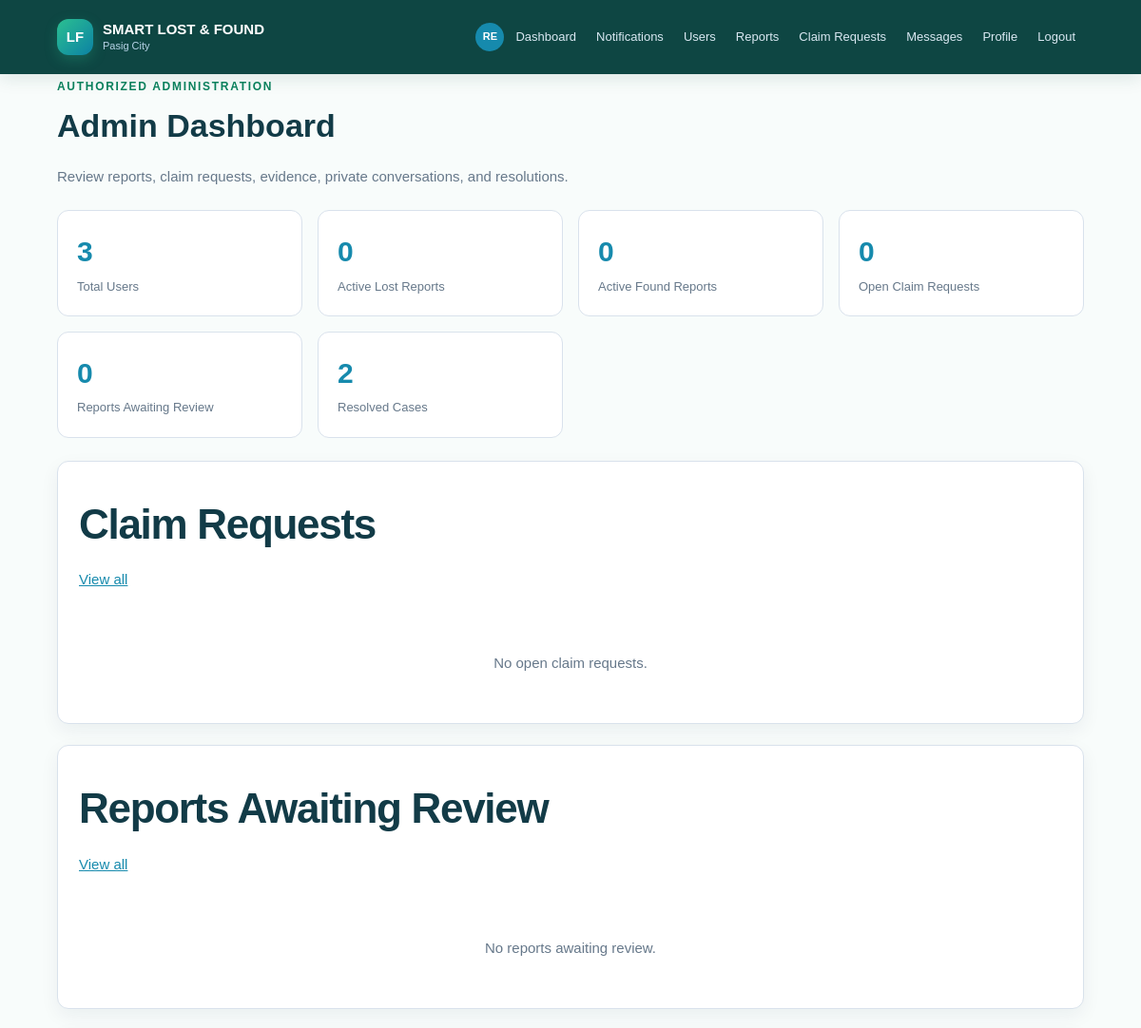
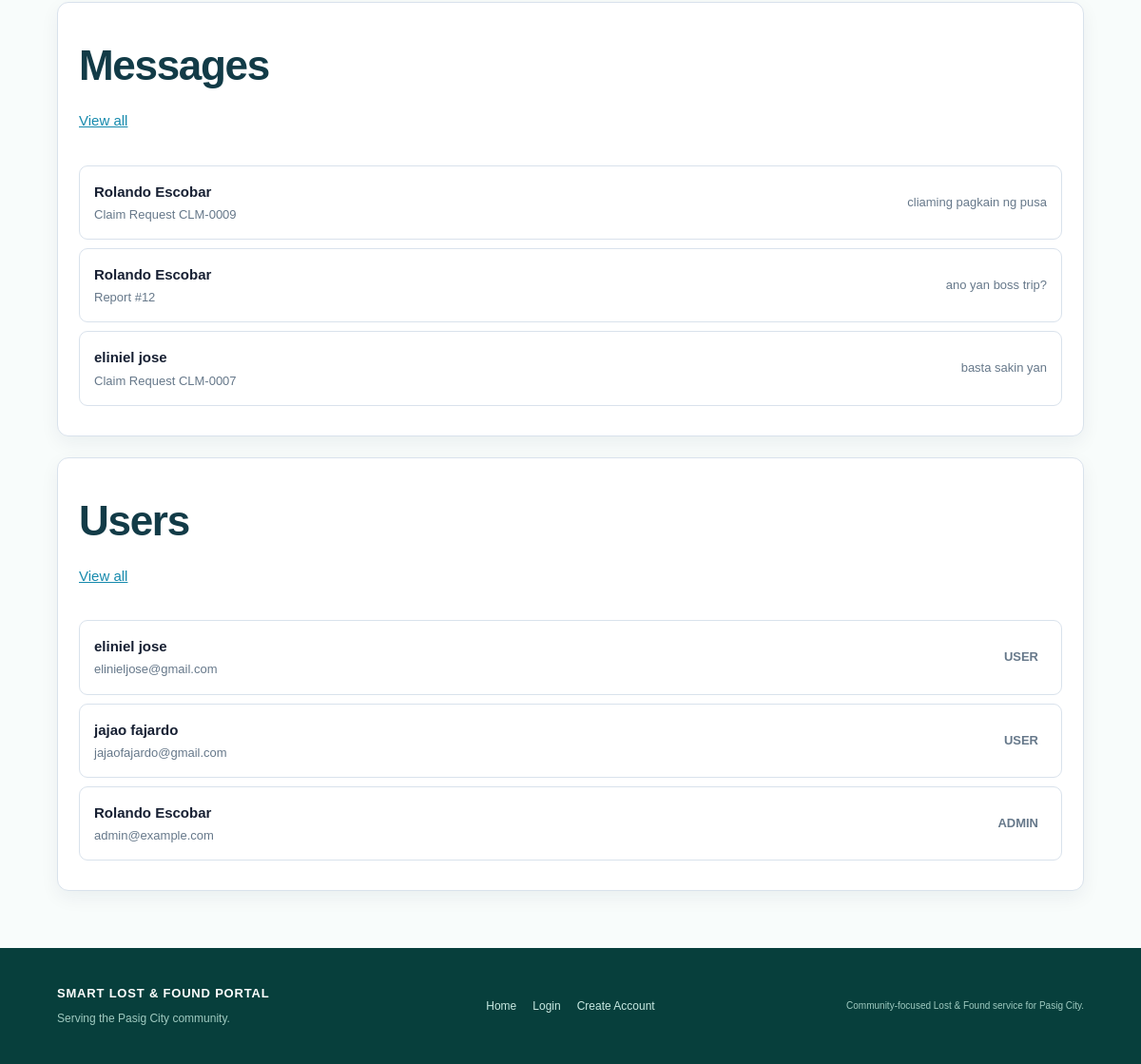
/admin (signed in), run on the app's committed database (2 pictures, top to bottom).
### tables this page shows
CREATE TABLE messages (id INTEGER PRIMARY KEY AUTOINCREMENT, sender_id INTEGER NOT NULL, recipient_id INTEGER, item_id INTEGER, claim_id INTEGER, body TEXT NOT NULL, created_at TEXT DEFAULT CURRENT_TIMESTAMP, read_at TEXT, FOREIGN KEY(sender_id) REFERENCES users(id), FOREIGN KEY(recipient_id) REFERENCES users(id), FOREIGN KEY(item_id) REFERENCES items(id), FOREIGN KEY(claim_id) REFERENCES claims(id));

CREATE TABLE users (id INTEGER PRIMARY KEY AUTOINCREMENT, username TEXT UNIQUE NOT NULL, email TEXT UNIQUE NOT NULL, password_hash TEXT NOT NULL, role TEXT NOT NULL DEFAULT 'STUDENT', full_name TEXT, student_id TEXT, security_question TEXT, security_answer_hash TEXT, account_status TEXT DEFAULT 'ACTIVE', created_at TEXT, profile_picture TEXT, theme_preference TEXT DEFAULT 'light');

### main.py (the view)
@app.route("/admin")
def admin_dashboard():
    if (blocked := admin_required()):
        return blocked
    conn = get_connection()
    stats = {
        "users": conn.execute("SELECT COUNT(*) FROM users WHERE account_status='ACTIVE' OR account_status IS NULL").fetchone()[0],
        "lost": conn.execute("SELECT COUNT(*) FROM items WHERE item_type='LOST' AND status='ACTIVE'").fetchone()[0],
        "found": conn.execute("SELECT COUNT(*) FROM items WHERE item_type='FOUND' AND status='ACTIVE'").fetchone()[0],
        "claims": conn.execute("SELECT COUNT(*) FROM claims WHERE status IN ('PENDING','PENDING REVIEW','UNDER REVIEW','REQUEST MORE INFORMATION')").fetchone()[0],
        "review": conn.execute("SELECT COUNT(*) FROM items WHERE status='PENDING REVIEW'").fetchone()[0],
        "resolved": conn.execute("SELECT COUNT(*) FROM items WHERE status='RESOLVED'").fetchone()[0],
    }
    claims = conn.execute(
        "SELECT claims.id,claims.status,claims.created_at,items.item_name,users.full_name,users.profile_picture "
        "FROM claims JOIN items ON items.id=claims.item_id JOIN users ON users.id=claims.claimant_id "
        "WHERE claims.status NOT IN ('REJECTED','RESOLVED') ORDER BY claims.id DESC LIMIT 5"
    ).fetchall()
    reports = conn.execute(
        "SELECT items.id,items.item_type,items.item_name,items.location,items.status,users.full_name,users.profile_picture "
        "FROM items JOIN users ON users.id=items.user_id WHERE items.status='PENDING REVIEW' ORDER BY items.id DESC LIMIT 5"
    ).fetchall()
    users = conn.execute("SELECT id,full_name,email,role,account_status,profile_picture FROM users ORDER BY id DESC LIMIT 5").fetchall()
    message_rows = conn.execute(
        "SELECT messages.*,users.full_name,users.email,users.profile_picture "
        "FROM messages JOIN users ON users.id=messages.sender_id ORDER BY messages.id DESC LIMIT 50"
    ).fetchall()
    conn.close()
    conversations = {}
    for message in message_rows:
        key = (message["claim_id"], message["item_id"] if message["claim_id"] is None else None)
        if key not in conversations:
            conversations[key] = message
    return render_template("admin.html", stats=stats, claims=claims, reports=reports, users=users, conversations=list(conversations.values())[:5])

### database.py (called while the page is built)
def get_connection():
    conn = sqlite3.connect(DB_NAME)
    conn.row_factory = sqlite3.Row
    conn.execute("PRAGMA foreign_keys = ON")
    return conn

### main.py (called while the page is built)
def is_admin(user=None):
    return bool(user and str(user["role"]).upper() == "ADMIN")

def current_user():
    user_id = session.get("user_id")
    if not user_id:
        return None
    conn = get_connection()
    user = conn.execute("SELECT * FROM users WHERE id=?", (user_id,)).fetchone()
    conn.close()
    return user

def user_required(message="Please log in to continue."):
    if not session.get("user_id"):
        flash(message, "info")
        return redirect(url_for("login", next=request.path))
    return None

def admin_required():
    blocked = user_required("Please log in as an administrator to continue.")
    if blocked:
        return blocked
    if not is_admin(current_user()):
        abort(403)
    return None

def avatar_url(user):
    filename = user["profile_picture"] if user and "profile_picture" in user.keys() else None
    return url_for("static", filename=f"uploads/avatars/{filename}") if filename else None

def initials(user):
    name = (user["full_name"] if user and "full_name" in user.keys() else "") or "User"
    parts = [part for part in name.split() if part]
    return "".join(part[0] for part in parts[:2]).upper() or "U"

def claim_code(claim_id):
    return f"CLM-{claim_id:04d}"

@app.context_processor
def template_context():
    user = current_user()
    unread = 0
    if user:
        conn = get_connection()
        unread = conn.execute("SELECT COUNT(*) FROM notifications WHERE user_id=? AND is_read=0", (user["id"],)).fetchone()[0]
        conn.close()
    return {
        "current_user": user,
        "categories": CATEGORIES,
        "barangays": BARANGAYS,
        "all_barangays": ALL_BARANGAYS,
        "public_item_image": public_item_image,
        "avatar_url": avatar_url,
        "initials": initials,
        "unread_notifications": unread,
        "claim_code": claim_code,
        "theme": (user["theme_preference"] if user and user["theme_preference"] in ("light", "dark", "system") else "light") if user else "light"
    }

### templates/admin.html
{% extends "base.html" %}{% block title %}Admin Dashboard | Pasig City{% endblock %}{% block content %}<div class="page-head"><span class="eyebrow">AUTHORIZED ADMINISTRATION</span><h1>Admin Dashboard</h1><p class="muted">Review reports, claim requests, evidence, private conversations, and resolutions.</p></div><div class="stats-grid"><a class="stat-card" href="{{ url_for('admin_users') }}"><b>{{ stats.users }}</b><span>Total Users</span></a><a class="stat-card" href="{{ url_for('admin_reports') }}?type=LOST"><b>{{ stats.lost }}</b><span>Active Lost Reports</span></a><a class="stat-card" href="{{ url_for('admin_reports') }}?type=FOUND"><b>{{ stats.found }}</b><span>Active Found Reports</span></a><a class="stat-card" href="{{ url_for('admin_claims') }}"><b>{{ stats.claims }}</b><span>Open Claim Requests</span></a><a class="stat-card" href="{{ url_for('admin_reports') }}?status=PENDING%20REVIEW"><b>{{ stats.review }}</b><span>Reports Awaiting Review</span></a><a class="stat-card" href="{{ url_for('admin_reports') }}?status=RESOLVED"><b>{{ stats.resolved }}</b><span>Resolved Cases</span></a></div><section class="panel"><div class="section-heading"><h2>Claim Requests</h2><a href="{{ url_for('admin_claims') }}">View all</a></div>{% for claim in claims %}<a class="click-row" href="{{ url_for('admin_claim_detail',claim_id=claim['id']) }}"><div><b>{{ claim_code(claim['id']) }} &middot; {{ claim['item_name'] }}</b><span>Claimed by {{ claim['full_name'] or 'User' }}</span></div><span class="status status-pending">{{ claim['status']|title }}</span></a>{% else %}<div class="empty">No open claim requests.</div>{% endfor %}</section><section class="panel"><div class="section-heading"><h2>Reports Awaiting Review</h2><a href="{{ url_for('admin_reports') }}?status=PENDING%20REVIEW">View all</a></div>{% for report in reports %}<a class="click-row" href="{{ url_for('admin_report_detail',item_id=report['id']) }}"><div><b>Report #{{ report['id'] }} &middot; {{ report['item_name'] }}</b><span>{{ report['item_type']|title }} &middot; {{ report['location'] }} &middot; {{ report['full_name'] or 'User' }}</span></div><span class="status status-pending-review">Pending Review</span></a>{% else %}<div class="empty">No reports awaiting review.</div>{% endfor %}</section><section class="panel"><div class="section-heading"><h2>Messages</h2><a href="{{ url_for('admin_messages') }}">View all</a></div>{% for message in conversations %}<a class="click-row" href="{{ url_for('admin_message_detail',claim_id=message['claim_id']) if message['claim_id'] else url_for('admin_report_detail',item_id=message['item_id']) }}"><div><b>{{ message['full_name'] or message['email'] }}</b><span>{% if message['claim_id'] %}Claim Request {{ claim_code(message['claim_id']) }}{% else %}Report #{{ message['item_id'] }}{% endif %}</span></div><span class="muted">{{ message['body'][:80] }}</span></a>{% else %}<div class="empty">No active conversations.</div>{% endfor %}</section><section class="panel"><div class="section-heading"><h2>Users</h2><a href="{{ url_for('admin_users') }}">View all</a></div>{% for user in users %}<a class="click-row" href="{{ url_for('admin_user_detail',user_id=user['id']) }}"><div><b>{{ user['full_name'] or 'Name not provided' }}</b><span>{{ user['email'] }}</span></div><span class="badge">{{ user['role']|upper }}</span></a>{% else %}<div class="empty">No users found.</div>{% endfor %}</section>{% endblock %}

### static/style.css (style rules this page uses)
* { box-sizing:border-box }
body { margin:0;background:#f5f7fa;color:#172033;font:15px/1.55 Arial,Helvetica,sans-serif }
.home-note,.primary-action,.feature-card,.action-card,.panel,.item-card,.admin-row { background:#fff;border:1px solid #d9e2ec;border-radius:12px;box-shadow:0 7px 20px rgba(16,42,67,.06) }
.page-head { margin-bottom:24px }
.page-head h1 { margin:5px 0;font-size:34px }
.eyebrow { color:#168aad;font-size:12px;font-weight:800;letter-spacing:1.3px }
.muted { color:#66788a }
.stats-grid { display:grid;grid-template-columns:repeat(4,1fr);gap:16px;margin:20px 0 24px }
.stat-card { background:#fff;border:1px solid #d9e2ec;border-radius:12px;padding:20px }
.stat-card b { display:block;font-size:30px;color:#168aad }
.stat-card span { color:#66788a;font-size:13px }
.panel { padding:22px;margin-bottom:22px }
.badge,.status { display:inline-block;border-radius:999px;padding:4px 9px;font-size:11px;font-weight:800;text-transform:uppercase }
.empty { text-align:center;color:#66788a;padding:30px }
.back-link,a { color:#168aad }
.stat-card { color:#172033;text-decoration:none;display:block }
.click-row { display:flex;align-items:center;justify-content:space-between;gap:18px;color:#172033;text-decoration:none;border:1px solid #d9e2ec;border-radius:9px;padding:15px;margin-bottom:9px }
.click-row div { display:flex;flex-direction:column;gap:3px }
.click-row span { color:#66788a;font-size:13px }

### static/home.css (style rules this page uses)
:root { --pasig-green: #087f5b; --pasig-green-dark: #075943; --pasig-blue: #087ea4; --pasig-ink: #123b47; --pasig-mist: #eef8f5; --pasig-line: #d8ebe5; }
body { background: #f8fcfb; color: var(--pasig-ink); }
.eyebrow { color: var(--pasig-green); letter-spacing: 1.7px; }
.section-heading { max-width: 700px; margin-bottom: 35px; }
.section-heading h2 { margin: 10px 0 12px; color: var(--pasig-ink); font-size: clamp(30px, 4vw, 44px); letter-spacing: -1.3px; }

### data on the page
messages: full_name "Rolando Escobar", claim "CLM-0009", body "cliaming pagkain ng pusa"
messages: full_name "Rolando Escobar", item_id "12", body "ano yan boss trip?"
messages: full_name "eliniel jose", claim "CLM-0007", body "basta sakin yan"
users: full_name "eliniel jose", email "elinieljose@gmail.com", role "USER"
users: full_name "jajao fajardo", email "jajaofajardo@gmail.com", role "USER"
users: full_name "Rolando Escobar", email "admin@example.com", role "ADMIN"

### other printed values
{{ initials(current_user) }} "RE"
{{ stats.users }} "3"
{{ stats.lost }} "0"
{{ stats.found }} "0"
{{ stats.claims }} "0"
{{ stats.review }} "0"
{{ stats.resolved }} "2"
